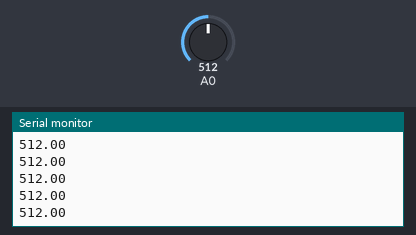
The sketch below on a simulated Arduino Uno, built with avr-gcc and run on an emulated ATmega328P. On the bench: the last lines printed to the serial monitor. The inputs (shaded band) are chosen by the test bench; at power-on: A0 = 512.

Above: at 1.2 s.
1.3 s: A0 set to 716
At 2.1 s:
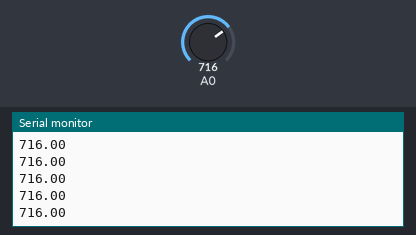
2.8 s: A0 set to 900
At 3.7 s:
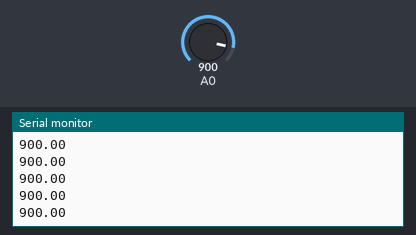
Timing chart, 0 to 5.8 s (numbered marks = the images above; inputs shaded):
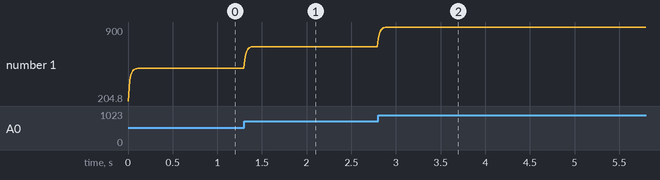

Measured:
- after the input at 1.3 s, the serial monitor: prints a new line at once (image 1)
- after the input at 2.8 s, the serial monitor: prints a new line at once (image 2)
- plotted number 1: 512 → 716 after the input at 1.3 s, 716 → 900 after the input at 2.8 s

The sketch:

arduino_sketch.ino
```cpp
void setup() {
  // put your setup code here, to run once:
  Serial.begin(115200);
  pinMode(A0, INPUT);
}

float cur = 0;
float k = 0.4;

void loop() {
  cur = (float)analogRead(A0) * k + (cur * (1. - k));
  Serial.println(cur);
  delay(10);
}
```
